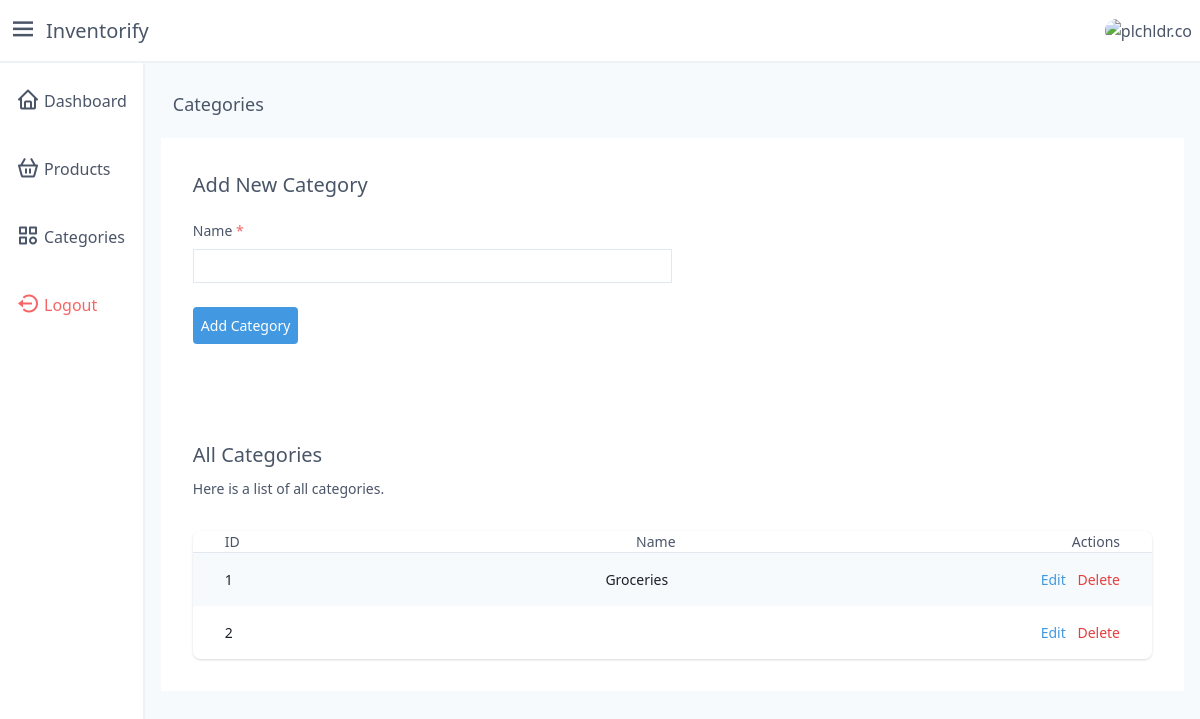
The app's page /categories (signed in), older data.
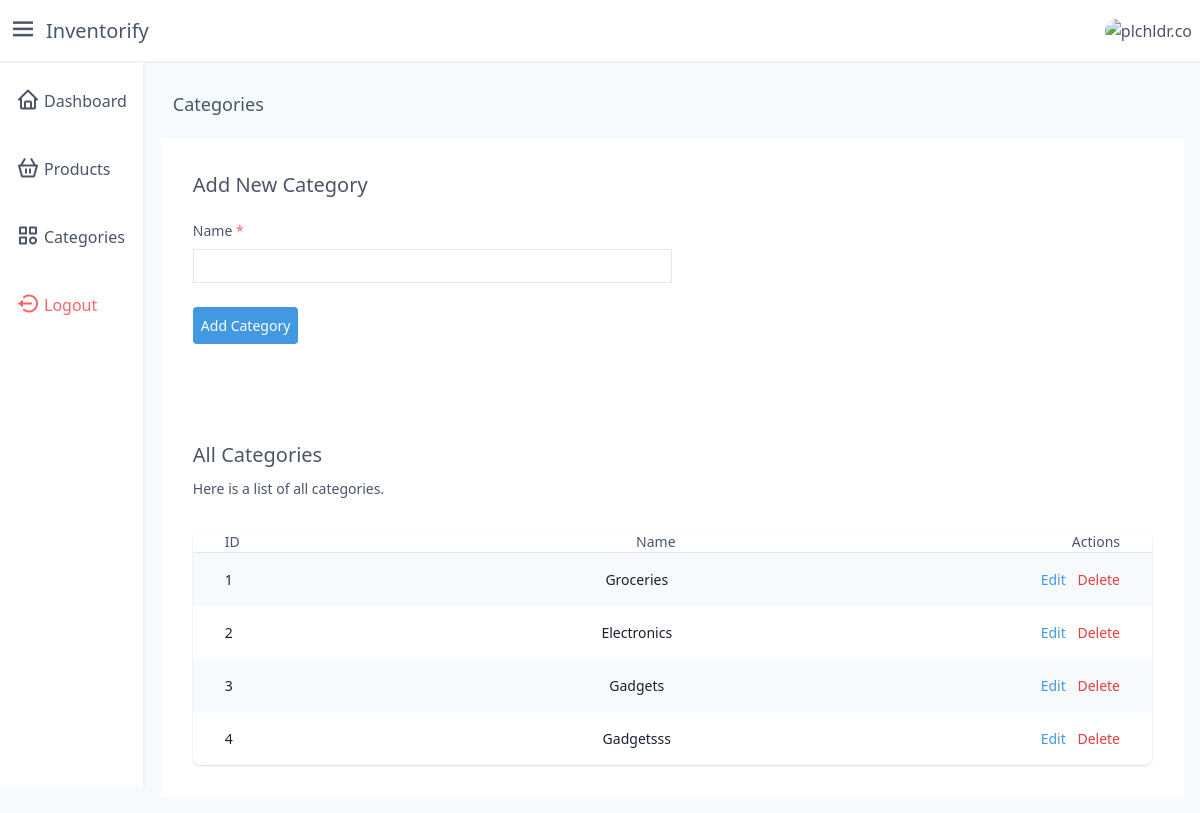
The same page, newer data.
### models.py (models this page shows, shortened)
class Category(Base):
    __tablename__ = 'categories'
    id = Column(Integer, primary_key=True)
    name = Column(String(50), nullable=False, unique=True)
    user_id = Column(Integer, ForeignKey('users.id'))
    user = relationship('User', back_populates='categories')
    products = relationship('Product', back_populates='category')

### app.py (the view)
@app.get('/categories')
def categories():
    user_id = session.get('user_id')
    if not user_id:
        return redirect('/login')
    categories = db.fetch_categories(user_id)
    return render_template(
        'auth/categories.html',
        categories=enumerate(categories)
    )

### database.py (called while the page is built)
    def fetch_categories(self, user_id):
        return (
            self.session.query(Category)
                .filter(Category.user_id == user_id)
        )

### templates/auth/categories.html (shortened to what this page needs)
{% extends 'auth/layout.j2' %}
{% block main %}
<div class="m-3 text-lg">
    Categories
</div>
{% with v_error = get_flashed_messages(category_filter=["validation_error"]) %}
<section class="flex justify-center">
    <div class="w-full lg:p-8 p-4 bg-white mt-2">
        <h3 class="text-xl">Add New Category</h3>
        <form method="POST" action="/categories" class="mt-5" enctype="multipart/form-data">
            <div class="my-3">
                <label class="text-sm block">
                    Name <span class="text-red-500">*</span>
                </label>
                <div class="mt-2">
                    <input name="name" type="text" class="px-2 py-1 lg:w-1/2 border border-gray-300" required />
                </div>
            </div>
            <div class="mt-6">
                <button type='submit' class="p-2 bg-blue-500 text-white text-sm rounded">Add Category</button>
            </div>
        </form>
        <div class='mt-16 lg:flex lg:items-center'>
            <div class="lg:flex-auto">
                <h3 class='text-xl mt-8'>All Categories</h3>
                <p class="mt-2 text-sm text-gray-700">
                    Here is a list of all categories.
                </p>
            </div>
        </div>
        <div class="mt-8 flex flex-col">
            <div class="-my-2 -mx-4 overflow-x-auto sm:-mx-6 lg:-mx-8">
                <div class="inline-block min-w-full py-2 align-middle md:px-6 lg:px-8">
                    {% if not categories %}
                    <p class="text-gray-700 text-md text-center">
                        You are yet to add any category.
                    </p>
                    {% else %}
                    <div class="overflow-hidden shadow ring-1 ring-black ring-opacity-5 lg:rounded-lg">
                        <div class="min-w-full divide-y divide-gray-300">
                            <div class="flex justify-between lg:px-8 px-4">
                                <h3 scope="col" class="py-3.5 text-sm font-medium">
                                    ID
                                </h3>
                                <h3 scope="col" class="py-3.5 text-sm font-medium">
                                    Name
                                </h3>
                                <h3 scope="col" class="py-3.5 text-sm font-medium">
                                    Actions
                                </h3>
                            </div>
                            <div class="bg-white">
                                {% for key, category in categories %}
                                <div
                                    class="{{ 'bg-gray-100' if key % 2==0 else '' }} flex justify-between lg:px-8 px-4">
                                    <h3 class="whitespace-nowrap py-4 text-sm text-gray-900">
                                        {{ category.id }}
                                    </h3>
                                    <h3 class="whitespace-nowrap py-4 text-sm text-gray-900">
                                        {{ category.name }}
                                    </h3>
                                    <span class="relative whitespace-nowrap py-4 text-right text-sm">
                                        <a href="/categories/edit/{{category.id}}" class="text-blue-500">
                                            Edit
                                        </a>
                                        <form method="post" action="/categories/delete/{{category.id}}"
                                            class="inline-block">
                                            <button type="submit" class="text-red-600 inline-block ml-2">
                                                Delete
                                            </button>
                                        </form>
                                    </span>
                                </div>
                                {% endfor %}
                            </div>
                        </div>
                    </div>
                    {% endif %}
                </div>
            </div>
        </div>
    </div>
</section>
{% endwith %}
{% endblock %}

### templates/auth/layout.j2 (shortened to what this page needs)
<!DOCTYPE html>
<html lang="en">
<head>
  <link rel="stylesheet" href="https://unpkg.com/boxicons@2.0.7/css/boxicons.min.css" />
  <link href="https://unpkg.com/tailwindcss@^1.0/dist/tailwind.min.css" rel="stylesheet">
</head>
<body>
  <main class="min-h-screen w-full bg-gray-100 text-gray-700" x-data="layout">
    <header class="flex w-full items-center justify-between border-b-2 border-gray-200 bg-white p-2">
      <div class="flex items-center space-x-2">
        <button type="button" class="text-3xl" @click="asideOpen = !asideOpen"><i class="bx bx-menu"></i></button>
        <a href="/" class="text-xl">Inventorify</a>
      </div>
      <div
        class="h-9 w-9 overflow-hidden rounded-full">
        <img src="https://plchldr.co/i/40x40?bg=111111" alt="plchldr.co" />
      </div>
    </header>
    <div class="flex">
      <aside class="flex w-72 flex-col space-y-2 border-r-2 border-gray-200 bg-white p-2" style="height: 90.5vh" x-show="asideOpen">
        <a href="/dashboard" class="flex items-center space-x-1 rounded-md px-2 py-3 hover:bg-gray-100 hover:text-blue-600">
          <span class="text-2xl"><i class="bx bx-home"></i></span>
          <span>Dashboard</span>
        </a>
        <a href="/products" class="flex items-center space-x-1 rounded-md px-2 py-3 hover:bg-gray-100 hover:text-blue-600">
          <span class="text-2xl"><i class="bx bx-basket"></i></span>
          <span>Products</span>
        </a>
        <a href="/categories" class="flex items-center space-x-1 rounded-md px-2 py-3 hover:bg-gray-100 hover:text-blue-600">
          <span class="text-2xl"><i class="bx bx-category"></i></span>
          <span>Categories</span>
        </a>
        <form method="post" action="/logout" class="flex items-center space-x-1 rounded-md px-2 py-3 text-red-500 hover:text-red-300">
          <button type="submit" class="flex items-center">
            <span class="text-2xl"><i class='bx bx-log-out-circle'></i></span>
            <span class="ml-1">Logout</span>
          </button>
        </form>
      </aside>
      <div class="w-full p-4">
        {% block main%}{% endblock %}
      </div>
    </div>
  </main>
</body>
</html>

Row changes from the older to the newer data that the page shows:
changed Category id 2: name (not shown) → "Electronics"
added Category: id "3", name "Gadgets"
added Category: id "4", name "Gadgetsss"
